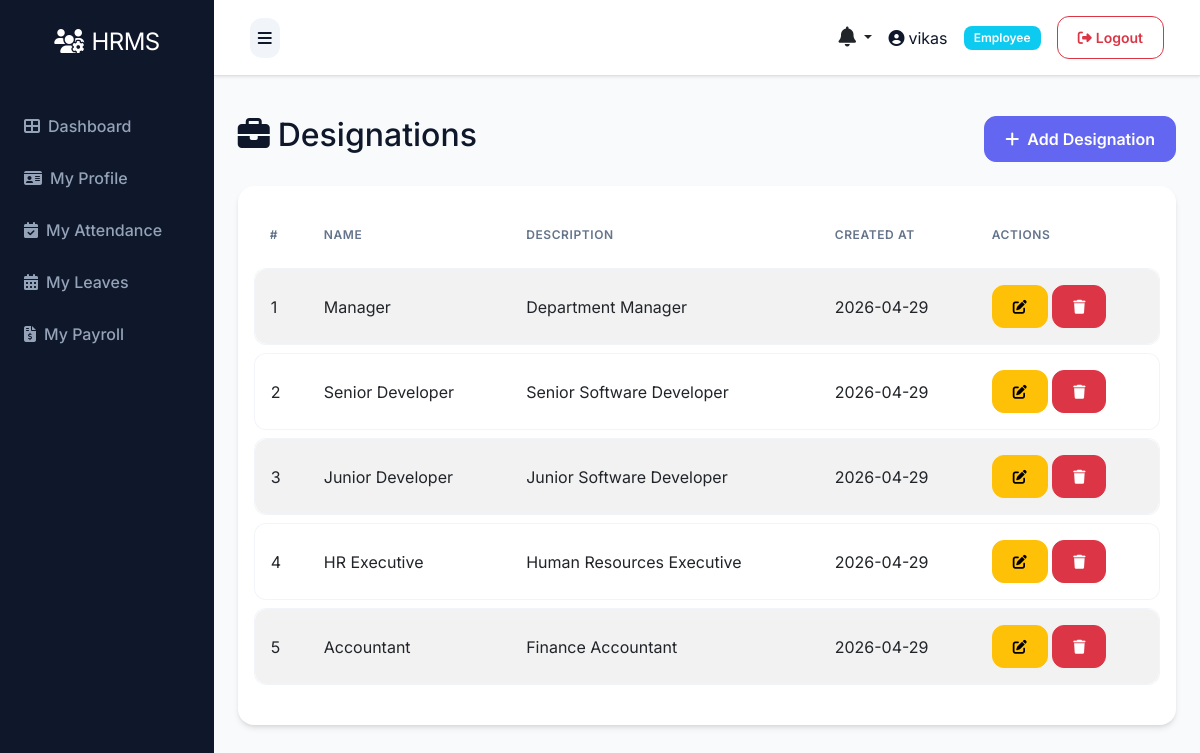
/designation/ (signed in), run on the app's committed database.
### models.py (models this page shows)
class User(UserMixin, db.Model):
    __tablename__ = 'users'
    id = db.Column(db.Integer, primary_key=True)
    role_id = db.Column(db.Integer, db.ForeignKey('roles.id'), nullable=False)
    name = db.Column(db.String(100), nullable=False)
    email = db.Column(db.String(100), unique=True, nullable=False)
    phone = db.Column(db.String(20))
    status = db.Column(db.String(20), default='active')
    password = db.Column(db.String(255), nullable=False)
    remember_token = db.Column(db.String(100))
    email_verified_at = db.Column(db.DateTime)
    created_at = db.Column(db.DateTime, default=datetime.utcnow)
    updated_at = db.Column(db.DateTime, default=datetime.utcnow, onupdate=datetime.utcnow)

class Role(db.Model):
    __tablename__ = 'roles'
    id = db.Column(db.Integer, primary_key=True)
    name = db.Column(db.String(50), unique=True, nullable=False)
    description = db.Column(db.Text)
    created_at = db.Column(db.DateTime, default=datetime.utcnow)
    updated_at = db.Column(db.DateTime, default=datetime.utcnow, onupdate=datetime.utcnow)
    users = db.relationship('User', backref='role', lazy=True)

class Designation(db.Model):
    __tablename__ = 'designations'
    id = db.Column(db.Integer, primary_key=True)
    name = db.Column(db.String(100), nullable=False)
    description = db.Column(db.Text)
    created_at = db.Column(db.DateTime, default=datetime.utcnow)
    updated_at = db.Column(db.DateTime, default=datetime.utcnow, onupdate=datetime.utcnow)
    employees = db.relationship('Employee', backref='designation', lazy=True)

### routes/designation.py (the view)
@bp.route('/')
@login_required
def index():
    designations = Designation.query.all()
    return render_template('admin/designation/index.html', designations=designations)

### app.py (called while the page is built)
@app.context_processor
def inject_now():
    return {'datetime': datetime}

@login_manager.user_loader
def load_user(user_id):
    try:
        return db.session.get(User, int(user_id))
    except Exception as e:
        app.logger.error(f'Error loading user {user_id}: {str(e)}')
        return None

@app.context_processor
def inject_user():
    pending_leaves = 0
    unread_notifications_count = 0
    recent_notifications = []
    try:
        if current_user.is_authenticated:
            if getattr(current_user, 'role', None) and current_user.role.name in ['superadmin', 'hr']:
                from models import Leave
                pending_leaves = Leave.query.filter_by(status='pending').count()
            unread_notifications_count = Notification.query.filter_by(user_id=current_user.id, is_read=False).count()
            recent_notifications = Notification.query.filter_by(user_id=current_user.id).order_by(Notification.created_at.desc()).limit(5).all()
    except Exception:
        pass
    return dict(current_user=current_user, pending_leaves=pending_leaves, unread_notifications_count=unread_notifications_count, recent_notifications=recent_notifications)

### templates/admin/designation/index.html (shortened to what this page needs)
{% extends "base.html" %}
{% block content %}
<div class="d-flex justify-content-between align-items-center mb-4">
    <h2><i class="fas fa-briefcase me-2"></i>Designations</h2>
    <a href="{{ url_for('designation.create') }}" class="btn btn-primary">
        <i class="fas fa-plus me-2"></i>Add Designation
    </a>
</div>
<div class="card">
    <div class="card-body">
        <div class="table-responsive">
            <table class="table table-striped table-hover">
                <thead>
                    <tr>
                        <th>#</th>
                        <th>Name</th>
                        <th>Description</th>
                        <th>Created At</th>
                        <th>Actions</th>
                    </tr>
                </thead>
                <tbody>
                    {% if designations %}
                        {% for designation in designations %}
                        <tr>
                            <td>{{ loop.index }}</td>
                            <td>{{ designation.name }}</td>
                            <td>{{ designation.description or 'N/A' }}</td>
                            <td>{{ designation.created_at.strftime('%Y-%m-%d') if designation.created_at else 'N/A' }}</td>
                            <td>
                                <a href="{{ url_for('designation.edit', id=designation.id) }}" class="btn btn-sm btn-warning">
                                    <i class="fas fa-edit"></i>
                                </a>
                                <form method="POST" action="{{ url_for('designation.delete', id=designation.id) }}" style="display:inline;" onsubmit="return confirm('Are you sure?')">
                                    <button type="submit" class="btn btn-sm btn-danger">
                                        <i class="fas fa-trash"></i>
                                    </button>
                                </form>
                            </td>
                        </tr>
                        {% endfor %}
                    {% else %}
                        <tr>
                            <td colspan="5" class="text-center">No designations found</td>
                        </tr>
                    {% endif %}
                </tbody>
            </table>
        </div>
    </div>
</div>
{% endblock %}

### templates/base.html (shortened to what this page needs)
<!DOCTYPE html>
<html lang="en">
<head>
    <link href="https://cdn.jsdelivr.net/npm/bootstrap@5.3.0/dist/css/bootstrap.min.css" rel="stylesheet">
    <link rel="stylesheet" href="https://cdnjs.cloudflare.com/ajax/libs/font-awesome/6.4.0/css/all.min.css">
    <link rel="stylesheet" href="{{ url_for('static', filename='css/style.css') }}">
</head>
<body>
    {% if current_user.is_authenticated %}
    {% set role_name = (current_user.role.name if current_user.role and current_user.role.name else 'employee') %}
    {% set dashboard_map = {
        'superadmin': 'admin.superadmin_dashboard',
        'admin': 'admin.admin_dashboard',
        'hr': 'admin.hr_dashboard',
        'payroll': 'admin.payroll_dashboard',
        'moderator': 'admin.moderator_dashboard',
        'employee': 'user.dashboard'
    } %}
    {% set dashboard_endpoint = dashboard_map.get(role_name, 'user.dashboard') %}
    <div class="d-flex" id="wrapper">
        <div id="sidebar-wrapper">
            <div class="sidebar-heading text-center">
                <i class="fas fa-users-cog me-2"></i>HRMS
            </div>
            <div class="list-group list-group-flush mt-3">
                <a href="{{ url_for(dashboard_endpoint) }}" class="list-group-item list-group-item-action {{ 'active' if request.endpoint == dashboard_endpoint else '' }}">
                    <i class="fas fa-th-large me-2"></i>Dashboard
                </a>
                {% if role_name == 'employee' %}
                <a href="{{ url_for('user.profile') }}" class="list-group-item list-group-item-action {{ 'active' if request.endpoint == 'user.profile' else '' }}">
                    <i class="fas fa-id-card me-2"></i>My Profile
                </a>
                <a href="{{ url_for('user.attendance_list') }}" class="list-group-item list-group-item-action {{ 'active' if request.endpoint == 'user.attendance_list' else '' }}">
                    <i class="fas fa-calendar-check me-2"></i>My Attendance
                </a>
                <a href="{{ url_for('user.leaves_list') }}" class="list-group-item list-group-item-action {{ 'active' if request.endpoint == 'user.leaves_list' else '' }}">
                    <i class="fas fa-calendar-alt me-2"></i>My Leaves
                </a>
                <a href="{{ url_for('user.payrolls_list') }}" class="list-group-item list-group-item-action {{ 'active' if request.endpoint == 'user.payrolls_list' else '' }}">
                    <i class="fas fa-file-invoice-dollar me-2"></i>My Payroll
                </a>
                {% endif %}
            </div>
        </div>
        <div id="page-content-wrapper" class="w-100">
            <nav class="navbar navbar-expand-lg navbar-light bg-light border-bottom">
                <div class="container-fluid">
                    <button class="btn btn-primary" id="menu-toggle">
                        <i class="fas fa-bars"></i>
                    </button>
                    <div class="ms-auto d-flex align-items-center">
                        <div class="dropdown me-3">
                            <a class="nav-link dropdown-toggle position-relative text-dark" href="#" id="notificationsDropdown" role="button" data-bs-toggle="dropdown" aria-expanded="false">
                                <i class="fas fa-bell fs-5"></i>
                            </a>
                        </div>
                        <span class="me-3">
                            <i class="fas fa-user-circle me-1"></i>{{ current_user.name }}
                        </span>
                        <span class="badge bg-info me-3">{{ role_name|title }}</span>
                        <a href="{{ url_for('auth.logout') }}" class="btn btn-outline-danger btn-sm">
                            <i class="fas fa-sign-out-alt me-1"></i>Logout
                        </a>
                    </div>
                </div>
            </nav>
            <div class="container-fluid p-4">
                {% block content %}{% endblock %}
            </div>
        </div>
    </div>
    {% endif %}
</body>
</html>

### static/css/style.css (style rules this page uses)
:root { --primary: #6366f1; --primary-hover: #4f46e5; --secondary: #64748b; --success: #22c55e; --danger: #ef4444; --warning: #f59e0b; --info: #06b6d4; --dark: #0f172a; --light: #f8fafc; --white: #ffffff; --glass: rgba(255, 255, 255, 0.7); --glass-border: rgba(255, 255, 255, 0.3); --card-shadow: 0 4px 6px -1px rgb(0 0 0 / 0.1), 0 2px 4px -2px rgb(0 0 0 / 0.1); --card-shadow-hover: 0 10px 15px -3px rgb(0 0 0 / 0.1), 0 4px 6px -4px rgb(0 0 0 / 0.1); --transition: all 0.3s cubic-bezier(0.4, 0, 0.2, 1); }
body { font-family: 'Inter', sans-serif; background-color: #f1f5f9; color: var(--dark); overflow-x: hidden; }
#wrapper { min-height: 100vh; }
#sidebar-wrapper { min-height: 100vh; width: 260px; background: var(--dark); transition: margin 0.3s ease-in-out; box-shadow: 4px 0 10px rgba(0, 0, 0, 0.05); }
#sidebar-wrapper .sidebar-heading { padding: 1.5rem 1.25rem; font-size: 1.5rem; color: var(--white); letter-spacing: -0.025em; }
#page-content-wrapper { min-width: 0; width: 100%; background-color: #f8fafc; }
#sidebar-wrapper .list-group-item { border: none; padding: 0.875rem 1.5rem; background: transparent !important; color: #94a3b8 !important; font-weight: 500; transition: var(--transition); }
.list-group-item { border: none; background-color: transparent; transition: var(--transition); }
.card { border: none; border-radius: 1rem; box-shadow: var(--card-shadow); transition: var(--transition); background: var(--white); }
.table { border-collapse: separate; border-spacing: 0 0.5rem; }
.table thead th { border: none; color: var(--secondary); font-weight: 600; text-transform: uppercase; font-size: 0.75rem; letter-spacing: 0.05em; padding: 1rem; }
.table tbody tr { background: var(--white); transition: var(--transition); }
.table tbody td { padding: 1rem; vertical-align: middle; border-top: 1px solid #f1f5f9; border-bottom: 1px solid #f1f5f9; }
.table tbody td:first-child { border-left: 1px solid #f1f5f9; border-top-left-radius: 0.75rem; border-bottom-left-radius: 0.75rem; }
.table tbody td:last-child { border-right: 1px solid #f1f5f9; border-top-right-radius: 0.75rem; border-bottom-right-radius: 0.75rem; }
.btn { border-radius: 0.75rem; padding: 0.625rem 1.25rem; font-weight: 600; transition: var(--transition); }
.btn-primary { background-color: var(--primary); border-color: var(--primary); }
.badge { padding: 0.5em 0.85em; font-weight: 600; border-radius: 0.5rem; }
.navbar { padding: 1rem 1.5rem; background: var(--white) !important; box-shadow: 0 1px 3px 0 rgb(0 0 0 / 0.1); }
#menu-toggle { background: #f1f5f9; border: none; color: var(--dark); padding: 0.5rem; }

### data on the page
User: name "vikas"
Role: name "Employee"
Designation: name "Manager", description "Department Manager", created_at "2026-04-29"
Designation: name "Senior Developer", description "Senior Software Developer", created_at "2026-04-29"
Designation: name "Junior Developer", description "Junior Software Developer", created_at "2026-04-29"
Designation: name "HR Executive", description "Human Resources Executive", created_at "2026-04-29"
Designation: name "Accountant", description "Finance Accountant", created_at "2026-04-29"
